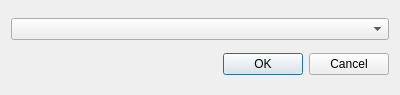
<?xml version="1.0" encoding="UTF-8"?>
<ui version="4.0">
 <class>DataFormatDialog</class>
 <widget class="QDialog" name="DataFormatDialog">
  <property name="geometry">
   <rect>
    <x>0</x>
    <y>0</y>
    <width>400</width>
    <height>95</height>
   </rect>
  </property>
  <property name="windowTitle">
   <string>Change Data Format</string>
  </property>
  <layout class="QVBoxLayout" name="verticalLayout_2">
   <item>
    <layout class="QVBoxLayout" name="verticalLayout">
     <item>
      <widget class="QComboBox" name="formatBox"/>
     </item>
    </layout>
   </item>
   <item>
    <widget class="QDialogButtonBox" name="buttonBox">
     <property name="orientation">
      <enum>Qt::Horizontal</enum>
     </property>
     <property name="standardButtons">
      <set>QDialogButtonBox::Cancel|QDialogButtonBox::Ok</set>
     </property>
    </widget>
   </item>
  </layout>
 </widget>
 <resources/>
 <connections>
  <connection>
   <sender>buttonBox</sender>
   <signal>accepted()</signal>
   <receiver>DataFormatDialog</receiver>
   <slot>accept()</slot>
   <hints>
    <hint type="sourcelabel">
     <x>248</x>
     <y>254</y>
    </hint>
    <hint type="destinationlabel">
     <x>157</x>
     <y>274</y>
    </hint>
   </hints>
  </connection>
  <connection>
   <sender>buttonBox</sender>
   <signal>rejected()</signal>
   <receiver>DataFormatDialog</receiver>
   <slot>reject()</slot>
   <hints>
    <hint type="sourcelabel">
     <x>316</x>
     <y>260</y>
    </hint>
    <hint type="destinationlabel">
     <x>286</x>
     <y>274</y>
    </hint>
   </hints>
  </connection>
 </connections>
</ui>
